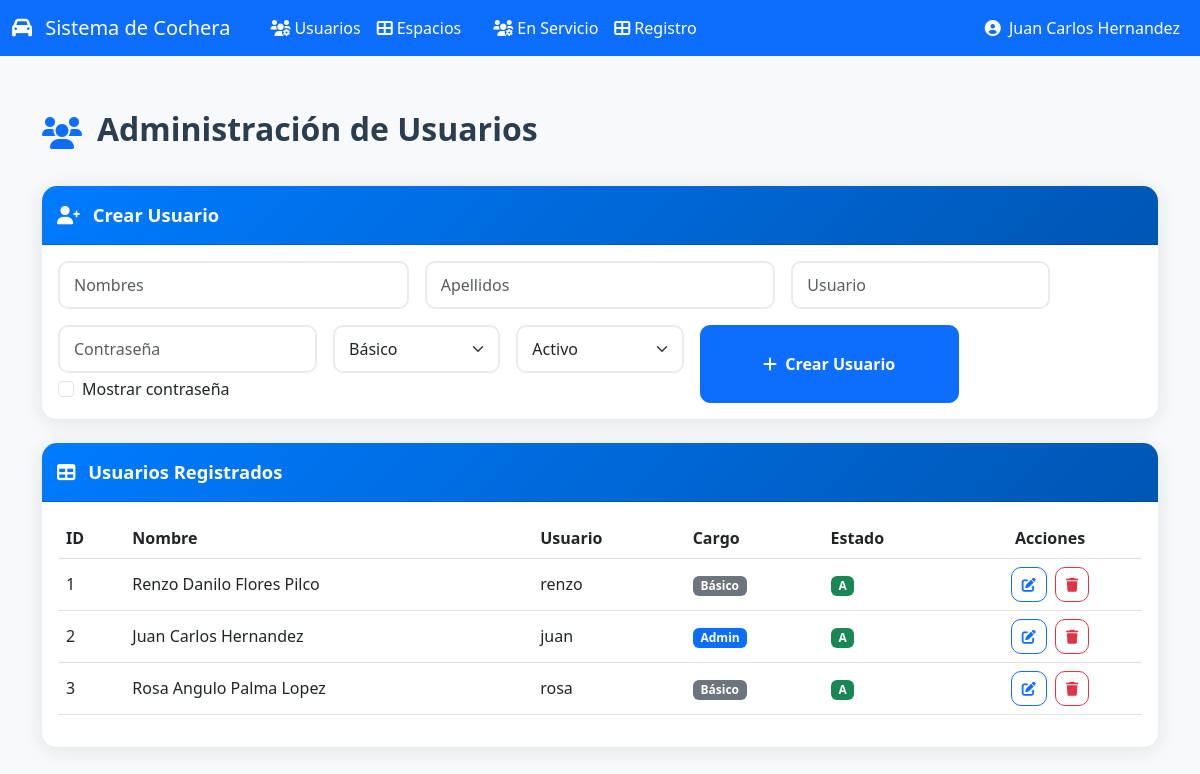
Screenshot of /public/usuarios.php (signed in) with the database file from the repository.
### tables this page shows
CREATE TABLE `usuarios` (
  `id_usuario` int NOT NULL AUTO_INCREMENT,
  `nombres` varchar(100) NOT NULL,
  `apellidos` varchar(100) NOT NULL,
  `usuario` varchar(100) NOT NULL,
  `clave` varchar(255) NOT NULL,
  `cargo` char(1) NOT NULL,
  `estado` char(1) DEFAULT NULL,
  `fecha_registro` datetime DEFAULT CURRENT_TIMESTAMP,
  PRIMARY KEY (`id_usuario`),
  UNIQUE KEY `usuario` (`usuario`)
);

### app/includes/auth.php (called while the page is built, shortened)
<?php
require_once __DIR__ . '/db.php';
function estaAutenticado() {
    return isset($_SESSION['user_id']) && !empty($_SESSION['user_id']);
}
function obtenerUsuarioActual() {
    return [
        'id_usuario' => $_SESSION['user_id'],
        'nombre' => $_SESSION['user_nombre'],
        'usuario' => $_SESSION['user_usuario'],
        'cargo' => $_SESSION['user_cargo']
    ];
}
function esAdmin() {
    return estaAutenticado() && $_SESSION['user_cargo'] === 'A';
}
?>

### app/includes/db.php (called while the page is built, shortened)
<?php
$pdo = null;
function getConexion() {
    global $pdo, $conexion_error;
    if ($pdo === null) {
        try {
            $dsn = "mysql:host=" . DB_HOST . ";dbname=" . DB_NAME . ";charset=" . DB_CHARSET;
            $opciones = [
                PDO::ATTR_ERRMODE            => PDO::ERRMODE_EXCEPTION,
                PDO::ATTR_DEFAULT_FETCH_MODE => PDO::FETCH_ASSOC,
                PDO::ATTR_EMULATE_PREPARES   => false,
                PDO::MYSQL_ATTR_INIT_COMMAND => "SET NAMES " . DB_CHARSET
            ];
            $pdo = new PDO($dsn, DB_USER, DB_PASS, $opciones);
        } catch (PDOException $e) {
            $conexion_error = "Error de conexión: " . $e->getMessage();
            $pdo = null;
        }
    }
    return $pdo;
}
function ejecutarConsulta($sql, $params = []) {
    try {
        $pdo = getConexion();
        $stmt = $pdo->prepare($sql);
        $stmt->execute($params);
        return $stmt;
    } catch (PDOException $e) {
        error_log("Error en consulta: " . $e->getMessage());
        return false;
    }
}
?>

### public/usuarios.php (the view, shortened to what this page needs)
<?php
require_once __DIR__ . '/../app/includes/auth.php';
require_once __DIR__ . '/../app/includes/db.php';
$usuario = obtenerUsuarioActual();
$stmt = ejecutarConsulta("SELECT * FROM usuarios ORDER BY id_usuario");
$usuarios = $stmt ? $stmt->fetchAll() : [];
?>
<!DOCTYPE html>
<html lang="es">
<head>
    <link href="https://cdn.jsdelivr.net/npm/bootstrap@5.3.0/dist/css/bootstrap.min.css" rel="stylesheet">
    <link href="https://cdnjs.cloudflare.com/ajax/libs/font-awesome/6.0.0/css/all.min.css" rel="stylesheet">
</head>
<body>
    <nav class="navbar navbar-expand-lg navbar-dark bg-primary">
        <div class="container-fluid">
            <a class="navbar-brand" href="dashboard.php">
                <i class="fas fa-car me-2"></i>
                Sistema de Cochera
            </a>
            <div class="navbar-nav ms-3">
                <?php if (esAdmin()):
                ?>
                    <a class="nav-link text-white" href="usuarios.php">
                        <i class="fas fa-users-cog me-1"></i>Usuarios
                    </a>
                    <a class="nav-link text-white" href="espacios.php">
                        <i class="fas fa-th-large me-1"></i>Espacios
                    </a>
                <?php endif; ?>
            </div>
            <div class="navbar-nav ms-3">
                <a class="nav-link text-white" href="servicio.php">
                    <i class="fas fa-users-cog me-1"></i>En Servicio
                </a>
                <a class="nav-link text-white" href="registro.php">
                    <i class="fas fa-th-large me-1"></i>Registro
                </a>
            </div>
            <div class="navbar-nav ms-auto">
                <a class="nav-link text-white" href="#" data-bs-toggle="modal" data-bs-target="#usuarioModal">
                    <i class="fas fa-user-circle me-1"></i>
                    <?= $usuario['nombre']; ?>
                </a>
            </div>
        </div>
    </nav>
    <div class="container py-4">
        <div class="page-header">
            <i class="fas fa-users fa-2x text-primary"></i>
            <h2>Administración de Usuarios</h2>
        </div>
        <div class="card mb-4">
            <div class="card-header"><i class="fas fa-user-plus me-2"></i> Crear Usuario</div>
            <div class="card-body">
                <form method="post" class="row g-3">
                    <div class="col-md-4">
                        <input class="form-control" name="nombres" placeholder="Nombres" required>
                    </div>
                    <div class="col-md-4">
                        <input class="form-control" name="apellidos" placeholder="Apellidos">
                    </div>
                    <div class="col-md-3">
                        <input class="form-control" name="usuario" placeholder="Usuario" required>
                    </div>
                    <div class="col-md-3">
                        <input type="password" class="form-control" name="clave" id="clave" placeholder="Contraseña" required>
                        <div class="form-check mt-1">
                            <input class="form-check-input" type="checkbox" id="toggleClave">
                            <label class="form-check-label" for="toggleClave">
                                Mostrar contraseña
                            </label>
                        </div>
                    </div>
                    <div class="col-md-2">
                        <select class="form-select" name="cargo">
                            <option value="B">Básico</option>
                        </select>
                    </div>
                    <div class="col-md-2">
                        <select class="form-select" name="estado">
                            <option value="A">Activo</option>
                        </select>
                    </div>
                    <div class="col-md-3 d-grid">
                        <button class="btn btn-primary">
                            <i class="fas fa-plus me-1"></i> Crear Usuario
                        </button>
                    </div>
                </form>
            </div>
        </div>
        <div class="card">
            <div class="card-header"><i class="fas fa-table me-2"></i> Usuarios Registrados</div>
            <div class="card-body">
                <div class="table-responsive">
                    <table class="table table-hover align-middle">
                        <thead>
                            <tr>
                                <th>ID</th>
                                <th>Nombre</th>
                                <th>Usuario</th>
                                <th>Cargo</th>
                                <th>Estado</th>
                                <th class="text-center">Acciones</th>
                            </tr>
                        </thead>
                        <tbody>
                            <?php foreach ($usuarios as $u): ?>
                                <tr>
                                    <td><?= $u["id_usuario"] ?></td>
                                    <td><?= htmlspecialchars($u["nombres"] . " " . $u["apellidos"]) ?></td>
                                    <td><?= htmlspecialchars($u["usuario"]) ?></td>
                                    <td>
                                        <span class="badge bg-<?= $u["cargo"] == "A" ? "primary" : "secondary" ?>">
                                            <?= $u["cargo"] == "A" ? "Admin" : "Básico" ?>
                                        </span>
                                    </td>
                                    <td>
                                        <span class="badge bg-<?= $u["estado"] == "A" ? "success" : ($u["estado"] == "I" ? "warning" : "dark") ?>">
                                            <?= $u["estado"] ?>
                                        </span>
                                    </td>
                                    <td class="text-center">
                                        <button class="btn btn-outline-primary btn-sm btn-icon me-1"
                                            onclick="editar(
                                        <?= $u['id_usuario'] ?>,
                                        '<?= addslashes($u['nombres']) ?>',
                                        '<?= addslashes($u['apellidos']) ?>',
                                        '<?= addslashes($u['usuario']) ?>',
                                        '<?= $u['cargo'] ?>',
                                        '<?= $u['estado'] ?>'
                                    )">
                                            <i class="fas fa-edit"></i>
                                        </button>
                                        <form method="post" style="display:inline-block"
                                            onsubmit="return confirm('¿Eliminar usuario?')">
                                            <button class="btn btn-outline-danger btn-sm btn-icon">
                                                <i class="fas fa-trash"></i>
                                            </button>
                                        </form>
                                    </td>
                                </tr>
                            <?php endforeach ?>
                        </tbody>
                    </table>
                </div>
            </div>
        </div>
    </div>
</body>
</html>

### public/usuarios.php (style rules this page uses)
body { background-color: #f8f9fa; font-family: 'Segoe UI', Tahoma, Geneva, Verdana, sans-serif; }
.page-header { display: flex; align-items: center; gap: 15px; margin: 30px 0; }
.page-header h2 { font-weight: 800; color: #2b3e50; }
.card { border-radius: 15px; border: none; box-shadow: 0 3px 20px rgba(0, 0, 0, 0.1); overflow: hidden; animation: fadeIn 0.4s ease; }
.card-header { background: linear-gradient(135deg, #007bff 0%, #0056b3 100%); color: white; font-size: 1.15rem; font-weight: 600; padding: 15px; }
.table thead { background: #e9ecef; font-weight: 600; }
.form-control, .form-select { border-radius: 10px; padding: 10px 14px; border: 2px solid #e9ecef; transition: .3s; }
.btn { border-radius: 10px; font-weight: 600; padding: 10px 18px; transition: .2s; }
.btn-icon { padding: 6px 10px; }

### rows the page displays
usuarios: id_usuario "1", nombres+apellidos "Renzo Danilo Flores Pilco", usuario "renzo", cargo "Básico", estado "A"
usuarios: id_usuario "2", nombres+apellidos "Juan Carlos Hernandez", usuario "juan", cargo "Admin", estado "A"
usuarios: id_usuario "3", nombres+apellidos "Rosa Angulo Palma Lopez", usuario "rosa", cargo "Básico", estado "A"

### other values shown
$usuario['nombre'] "Juan Carlos Hernandez"
